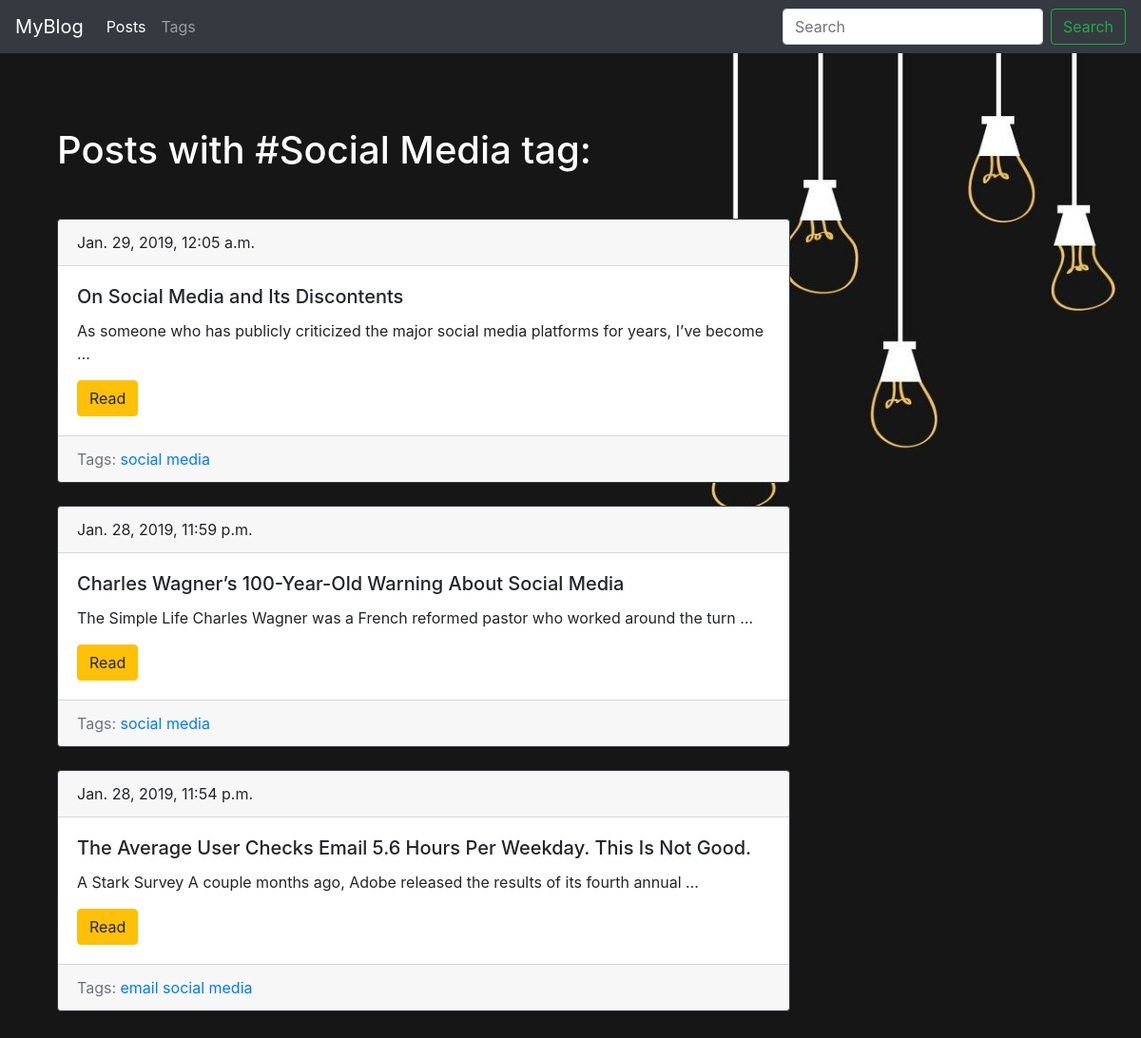
The app's page /blog/tag/social-media/ with its own data.
### blog/models.py (models this page shows, shortened)
class Tag(models.Model):
    title = models.CharField(max_length=50)
    slug = models.SlugField(max_length=50, unique=True)
    def get_absolute_url(self):
        return reverse('tag_detail_url', kwargs={'slug':self.slug})
    class Meta:
        ordering = ['title']

class Post(models.Model):
    title = models.CharField(max_length=150, db_index=True)
    slug = models.SlugField(max_length=150, blank=True, unique=True)
    body = models.TextField(blank=True, db_index=True)
    tags = models.ManyToManyField('Tag', blank=True, related_name='posts')
    date_pub = models.DateTimeField(auto_now_add=True)
    def get_absolute_url(self):
        return reverse('post_detail_url', kwargs={'slug':self.slug})
    class Meta:
        ordering = ['-date_pub']

### blog/views.py (the view)
# urls.py: path('tag/<str:slug>/', TagDetail.as_view(), name='tag_detail_url'),
class TagDetail(ObjectDetailMixin, View):
    model = Tag
    template = 'blog/tag_detail.html'

### blog/utils.py (called while the page is built)
    def get(self, request, slug):
        obj = get_object_or_404(self.model, slug__iexact=slug)
        return render(request, self.template, context={self.model.__name__.lower():obj, 'admin_object':obj, 'detail':True})

### blog/templates/blog/tag_detail.html (shortened to what this page needs)
{% extends 'blog/base_blog.html' %}
{% block content %}
<h1 class="white mb-5">Posts with #{{ tag.title|title }} tag:</h1>
{% for post in tag.posts.all %}
{% include 'blog/includes/post_card_template.html' %}
{% endfor %}
{% endblock %}

### blog/templates/blog/includes/post_card_template.html
<div class="card border-dark mb-4" style="width: 130%;">
  <div class="card-header">
    {{ post.date_pub }}
  </div>
  <div class="card-body">
    <h5 class="card-title">{{ post.title }}</h5>
    <p class="card-text">{{ post.body|truncatewords:15 }}</p>
    <a href="{{ post.get_absolute_url }}" class="btn btn-warning">Read</a>
  </div>
  <div class="card-footer text-muted">
    Tags:
    {% for tag in post.tags.all %}
    <a href="{{ tag.get_absolute_url }}">{{ tag.title }}</a>
    {% endfor %}
  </div>
</div>

### static/css/styles.css (style rules this page uses)
body { background-image: url(../images/bulbs.jpg); background-size: cover; background-repeat: no-repeat; background-position: right; }
.white { color: #fff; }

### records on screen
Tag: title "Social Media", title "social media"
Post: date_pub "Jan. 29, 2019, 12:05 a.m.", title "On Social Media and Its Discontents", body "As someone who has publicly criticized the major social media platforms for years, I’ve become …"
Post: date_pub "Jan. 28, 2019, 11:59 p.m.", title "Charles Wagner’s 100-Year-Old Warning About Social Media", body "The Simple Life Charles Wagner was a French reformed pastor who worked around the turn …"
Post: date_pub "Jan. 28, 2019, 11:54 p.m.", title "The Average User Checks Email 5.6 Hours Per Weekday. This Is Not Good.", body "A Stark Survey A couple months ago, Adobe released the results of its fourth annual …"
Tag: title "email"
